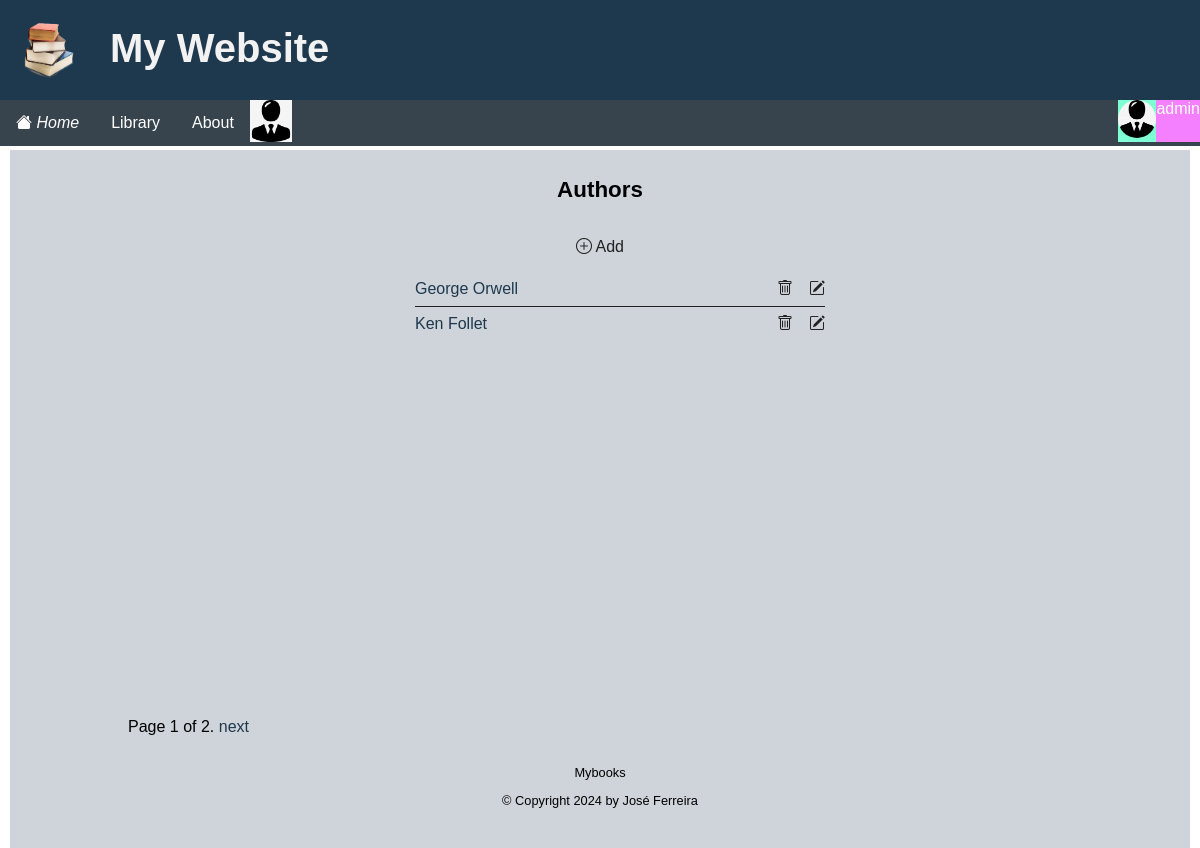
Page /authors/ (signed in) on the committed database.
### apps/accounts/models.py (models this page shows, shortened)
class Profile(models.Model):
    user = models.OneToOneField(User, on_delete=models.CASCADE)
    avatar = models.ImageField(default='avatar.jpg', upload_to=image_file_path)

### apps/books/models.py (models this page shows, shortened)
class Author(models.Model):
    first_name = models.CharField(max_length=100)
    last_name = models.CharField(max_length=100)
    date_of_birth = models.DateField(null=True, blank=True)
    date_of_death = models.DateField('Died', null=True, blank=True)
    headshot = models.ImageField(upload_to=upload_to_authors, default='author.png', null=True)
    summary = models.TextField(max_length=500, null=True, blank=True)
    created_by = models.ForeignKey(User, on_delete=models.CASCADE, default=1)
    created = models.DateTimeField(auto_now_add=True)
    modified = models.DateTimeField(auto_now=True)
    class Meta:
        ordering = ["first_name"]

### apps/books/views.py (the view)
# urls.py: path('authors/', views.AuthorList.as_view(),name='authors'),
class AuthorList(LoginRequiredMixin, ListView):
    model = Author
    context_object_name = 'authors'
    paginate_by = 2
    def get_context_data(self, **kwargs):
        context = super().get_context_data(**kwargs)
        context['authors'] = context['authors']
        return context

### templates/books/author_list.html (shortened to what this page needs)
{% extends "base.html" %}
{% block content %}
<div class="center-panel">
	<h2>Authors</h2>
	<div  class="list-controls">
		<a href="{% url 'author-add' %}"><i class="bi bi-plus-circle"></i> Add</a>
	</div>
	{% if object_list %}
	<ul class="list">
		{% for author in object_list %}
			<li><a href="{%url 'author' author.id %}">{{ author.first_name }} {{ author.last_name }}</a>
				 <div  class="list-controls">
				 	<a href="{%url 'author-delete' author.id %}"><i class="bi bi-trash"></i></a>
					<a href="{%url 'author-update' author.id %}"><i class="bi bi-pencil-square"></i></a>
		         </div>
		    </li>
		{% endfor %}
	{% endif %}
	</ul>
</div>
{% endblock content %}

### templates/base.html (shortened to what this page needs)
{% load i18n %}
<!DOCTYPE html>
<html lang="en">
    <head>
        {%load static %}
        <link rel="stylesheet" href="{% static 'css/style.css' %}" />
    </head>
    <body>
        <header class="header">
            <a href="#"><img class="logo" src="{% static 'images/logo.png' %}" alt="logo"></a>
            <h1>My Website</h1>
            <ul class="topnav">
                {% if request.user.is_authenticated %}
                <li class="active"><a href="{%url 'home'%}"><i class="bi bi-house-fill"> Home </i></a></li>
                {% else %}
                <li class="active"><a href="{%url 'index'%}"><i class="bi bi-house-fill"> Home </i></a></li>
                {% endif %}
                {% block navbar %}
                <li class="left">
                    {% if request.user.is_authenticated %}
                    <div class="dropdown left">
                        <button class="dropbtn">Library</button>
                    </div>
                    {% endif %}
                </li>
                {% endblock navbar %}
                <li><a href="{% url 'about' %}">About</a></li>
                <li class="left">
                    {% if request.user.is_authenticated %}
                        {% if user.profile %}
                            <img src="{{ user.profile.avatar.url }}" alt="{{ user.username }}" width="42" height="42"/>
                        {% endif %}
                    {% endif %}
                </li>
                {% if request.user.is_authenticated %}
                <li class="right">
                    <div class="dropdown right">
                        <button class="dropbtn" style="background-color: rgb(244, 127, 255); margin: 0%; padding: 0%;">
                            {{ request.user }}
                            <div style="background-color: aquamarine; float: left; margin: 0%; padding: 0%;">
                                {% if user.profile %}
                                <img src="{{ user.profile.avatar.url }}" alt="{{ user.username }}" width="38" height="38" style="border-radius: 25px;"/>
                                {% endif %}
                            </div>
                        </button>
                    </div>
                </li>
                {% else %}
                <li class="right">
                    <a href="{% url 'login' %}">Login</a>
                    <a href="{% url 'register' %}">Join Now</a>
                </li>
                {% endif %}
            </ul>
        </header>
        <main class="main">
            <div class="container">
            {%block content %}
            {%endblock content%}
            {% block pagination %}
                {% if is_paginated %}
                    <div class="pagination">
                        <span class="page-links">
                            <span class="page-current">
                                Page {{ page_obj.number }} of {{ page_obj.paginator.num_pages }}.
                            </span>
                            {% if page_obj.has_next %}
                                <a href="{{ request.path }}?page={{ page_obj.next_page_number }}">next</a>
                            {% endif %}
                        </span>
                    </div>
                {% endif %}
            {% endblock %}
            </div>
        </main>
        <footer class="footer">
            <div class="container">
                <p>Mybooks</p>
                <p>&copy; Copyright {% now "Y" %} by José Ferreira</p>
            </div>
        </footer>
    </body>
</html>

### static/css/style.css (style rules this page uses)
:root { --color-body: #ffffff; --color-header: #253f85; --color-nav: #38444d; --color-load-button: #2e6357; --color-footer: #ced4da; --color-primary: #1e384d; --color-secondary: #38444d; --color-secondary-hover: #2f91e2; --color-tertiary: #e4ebf7; --color-tertiary-hover: #a1c6e4; --color-light: #f2f2f2; --color-gray: #ced4da; --color-dark: #212121; --color-white: #ffffff; --color-error: #cf1616; --color-warning: #ffc900; --color-info: #02a2b9; --color-success: #1ba345; --color-input: #0084a5; --color-danger: #cf1616; --border-radius: 5px; }
* { box-sizing: border-box; text-rendering: optimizeLegibility; }
html, body { height: 100%; }
body { font-family: Arial; padding: 10px; background: var(--color-body); margin: 0; }
h1 { font-size: 2rem; line-height: 1.5; }
h2 { font-size: 1.4rem; }
a { color: var(--color-primary); text-decoration: none; }
.container { max-width: 960px; margin: 0 auto; padding: 0.5rem; }
.header { position: fixed; top: 0; left: 0; margin: 0; width: 100%; height: 100px; list-style-type: none; margin: 0; padding: 0; z-index: 5; overflow: hidden; background: var(--color-primary); }
.header h1 { position: relative; margin: 18px; left: 30px; color: var(--color-light); font-size: 40px; }
.logo { padding-top: 15px; padding-left: 15px; width: 80px; height: 80px; float: left; }
.topnav { position: fixed; top: 100px; left: 0; width: 100%; height: 46px; list-style-type: none; margin: 0; padding: 0; z-index: 5; overflow: visible; background-color: var(--color-secondary); }
.topnav li { float: left; background-color: var(--color-secondary); }
.topnav li.right { float: right; background-color: var(--color-secondary); }
.topnav li a { position: relative; display: inline-block; color: white; text-align: center; padding: 14px 16px; text-decoration: none; }
.topnav .dropdown { position: relative; display: inline-block; }
.topnav .dropdown.right { float: right; }
.topnav .dropdown.left { float: left; }
.topnav .dropbtn { background-color: var(--color-secondary); color: white; padding: 14px 16px; font-size: 16px; border: none; cursor: pointer; }
.footer { position: relative; top: 100px; padding: 20px; margin-top: 20px; font-size: 0.8rem; text-align: center; background: var(--color-footer); }
.main { position: relative; top: 140px; left: 0; margin: 0; padding: 0; z-index: 1; background-color: var(--color-gray); }
input, select, textarea, button { font: inherit; }
.center-panel { display: flex; flex-direction: column; align-items: center; min-height: 70vh; }
.list { list-style: none; width: 100%; max-width: 450px; }
.list li { display: flex; justify-content: space-between; align-items: center; width: 100%; border-bottom: solid 1px var(--color-dark); padding: 0.5rem 0; }
.list li:last-of-type { border-bottom: none; }
.list-controls { display: flex; justify-content: space-between; gap: 1rem; }
.list-controls a { color: var(--color-dark); }

### rows in the picture
Author: first_name "George", last_name "Orwell"
Author: first_name "Ken", last_name "Follet"

### other values in the picture
{{ request.user }} "admin"
{{ page_obj.number }} "1"
{{ page_obj.paginator.num_pages }} "2"
